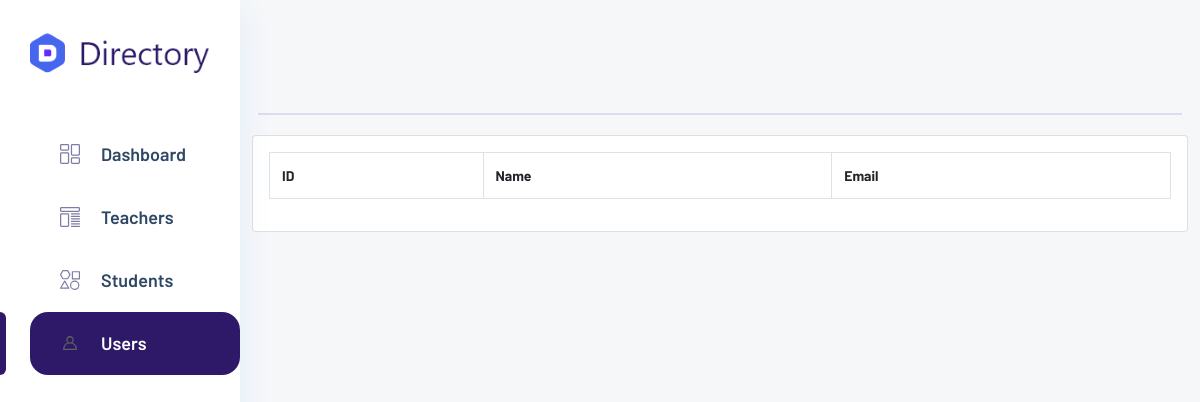
The app's page /admin/Dashboard/users.php, older data.
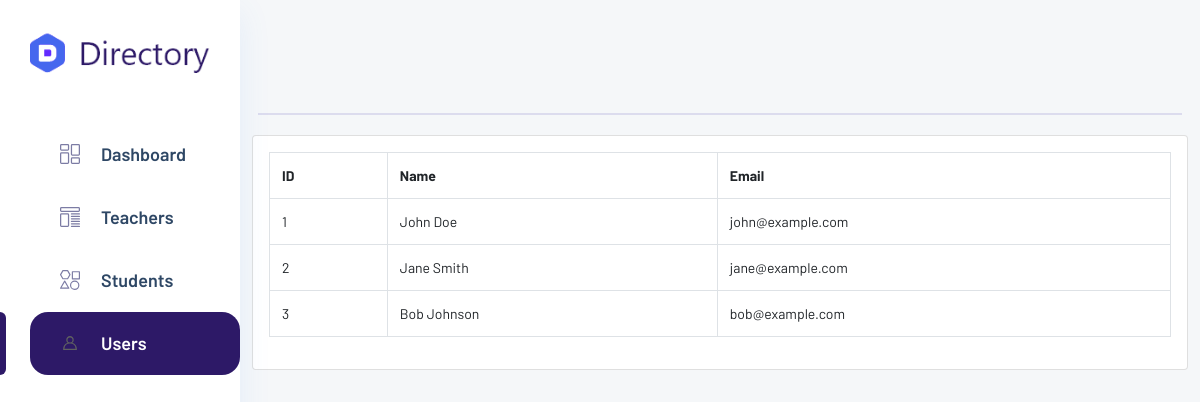
The same page, newer data.
### tables this page shows
CREATE TABLE `subscription_user` (
  `id` int(11) NOT NULL,
  `user_id` int(255) NOT NULL,
  `name` varchar(255) NOT NULL,
  `email` varchar(255) NOT NULL,
  `contact` varchar(255) NOT NULL,
  `photo` varchar(255) NOT NULL,
  `mother_name` varchar(255) DEFAULT NULL,
  `mother_email` varchar(255) DEFAULT NULL,
  `mother_contact` varchar(20) DEFAULT NULL,
  `father_name` varchar(255) DEFAULT NULL,
  `father_email` varchar(255) DEFAULT NULL,
  `father_contact` varchar(20) NOT NULL,
  `address` varchar(255) NOT NULL,
  `city` varchar(255) NOT NULL,
  `state` varchar(100) NOT NULL,
  `pin` varchar(10) NOT NULL,
  `subscription_id` int(10) NOT NULL,
  `created_at` datetime NOT NULL DEFAULT current_timestamp(),
  `end_date` date NOT NULL,
  `verified` int(11) NOT NULL DEFAULT 0
);

### admin/Dashboard/users.php (the view, shortened to what this page needs)
<?php
include ('includes/config.php');
$sql = "SELECT * FROM subscription_user";
$result = $dbh->query($sql);
$users = $result->fetchAll(PDO::FETCH_ASSOC);
?>
<!DOCTYPE html>
<html lang="zxx">
<head>
    <link rel="stylesheet" href="css/bootstrap1.min.css">
    <link rel="stylesheet" href="vendors/themefy_icon/themify-icons.css">
    <link rel="stylesheet" href="vendors/swiper_slider/css/swiper.min.css">
    <link rel="stylesheet" href="vendors/select2/css/select2.min.css">
    <link rel="stylesheet" href="vendors/niceselect/css/nice-select.css">
    <link rel="stylesheet" href="vendors/owl_carousel/css/owl.carousel.css">
    <link rel="stylesheet" href="vendors/gijgo/gijgo.min.css">
    <link rel="stylesheet" href="vendors/font_awesome/css/all.min.css">
    <link rel="stylesheet" href="vendors/tagsinput/tagsinput.css">
    <link rel="stylesheet" href="vendors/datepicker/date-picker.css">
    <link rel="stylesheet" href="vendors/datatable/css/jquery.dataTables.min.css">
    <link rel="stylesheet" href="vendors/datatable/css/responsive.dataTables.min.css">
    <link rel="stylesheet" href="vendors/datatable/css/buttons.dataTables.min.css">
    <link rel="stylesheet" href="vendors/text_editor/summernote-bs4.css">
    <link rel="stylesheet" href="vendors/morris/morris.css">
    <link rel="stylesheet" href="vendors/material_icon/material-icons.css">
    <link rel="stylesheet" href="css/metisMenu.css">
    <link rel="stylesheet" href="css/style1.css">
    <link rel="stylesheet" href="css/colors/default.css" id="colorSkinCSS">
</head>
<body class="crm_body_bg">
    <?php include ('includes/sidebar_index.php'); ?>
    <section class="main_content dashboard_part">
        <?php include ('includes/navbar_index.php'); ?>
        <div class="container">
            <div class="row">
                <div class="col-md-12">
                    <div class="card">
                        <div class="card-body">
                            <div class="table-responsive">
                                <table class="table table-bordered" id="dataTable" width="100%" cellspacing="0">
                                    <thead>
                                        <tr>
                                            <th>ID</th>
                                            <th>Name</th>
                                            <th>Email</th>
                                        </tr>
                                    </thead>
                                    <tbody>
                                        <?php
                                        foreach ($users as $user) {
                                            echo "<tr>";
                                            echo "<td>" . $user["id"] . "</td>";
                                            echo "<td>" . $user["name"] . "</td>";
                                            echo "<td>" . $user["email"] . "</td>";
                                            echo "</tr>";
                                        }
                                        ?>
                                    </tbody>
                                </table>
                            </div>
                        </div>
                    </div>
                </div>
            </div>
        </div>
</body>

Row changes from the older to the newer data that the page shows:
added subscription_user: id "1", name "John Doe", email "john@example.com"
added subscription_user: id "2", name "Jane Smith", email "jane@example.com"
added subscription_user: id "3", name "Bob Johnson", email "bob@example.com"
